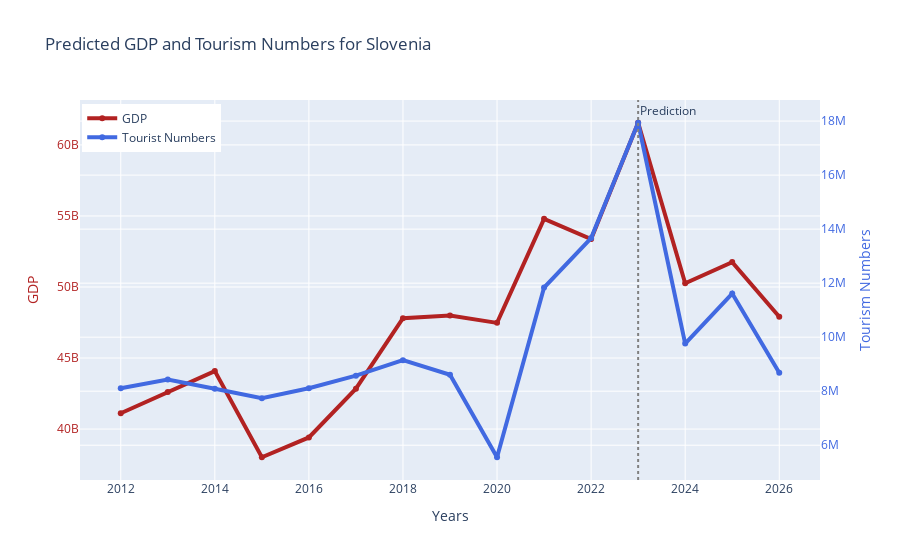

Here is the notebook cell this chart was saved with:
### Code cell
visualization(data_not_st, result)

### Figure 1 — Plotly figure (JSON) as saved in the notebook; plotly's stock layout.template omitted (floating-point values rounded to 4 significant figures)
{"data": [{"line": {"color": "firebrick", "width": 4}, "name": "GDP", "type": "scatter", "x": [2012, 2013, 2014, 2015, 2016, 2017, 2018, 2019, 2020, 2021, 2022, 2023, 2024, 2025, 2026], "y": [41114440000, 42602520000, 44079030000, 38015460000, 39408310000, 42841040000, 47804570000, 47985240000, 47474380000, 54797300000, 53377750000, 61559520000, 50260000000.0, 51750000000.0, 47910000000.0], "yaxis": "y"}, {"line": {"color": "royalblue", "width": 4}, "name": "Tourist Numbers", "type": "scatter", "x": [2012, 2013, 2014, 2015, 2016, 2017, 2018, 2019, 2020, 2021, 2022, 2023, 2024, 2025, 2026], "y": [8108634, 8433275, 8089671, 7738314, 8111372, 8576322, 9150186, 8610043, 5554916, 11838683, 13670847, 17938596, 9762000.0, 11620000.0, 8681000.0], "yaxis": "y2"}], "layout": {"annotations": [{"showarrow": false, "text": "Prediction", "x": 2023, "xanchor": "left", "xref": "x", "y": 1, "yanchor": "top", "yref": "y domain"}], "legend": {"x": 0.003, "y": 0.99}, "shapes": [{"line": {"color": "gray", "dash": "dot"}, "type": "line", "x0": 2023, "x1": 2023, "xref": "x", "y0": 0, "y1": 1, "yref": "y domain"}], "title": {"text": "Predicted GDP and Tourism Numbers for Slovenia"}, "xaxis": {"title": {"text": "Years"}}, "yaxis": {"tickfont": {"color": "firebrick"}, "title": {"font": {"color": "firebrick"}, "text": "GDP"}}, "yaxis2": {"overlaying": "y", "side": "right", "tickfont": {"color": "royalblue"}, "title": {"font": {"color": "royalblue"}, "text": "Tourism Numbers"}}}}
